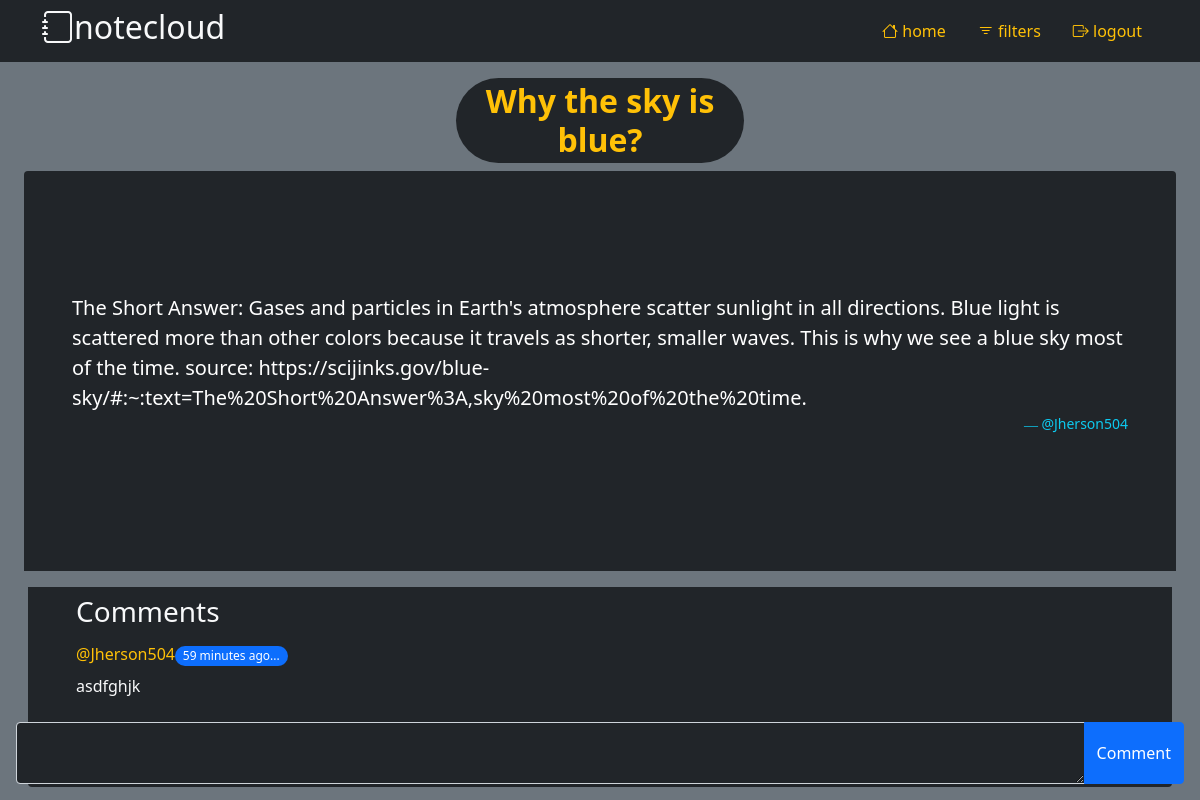
Screenshot of /view-post/1/ (signed in) with the database file from the repository.
### base/models.py (models this page shows, shortened)
class Post(models.Model):
    owner = models.ForeignKey(User, on_delete=models.SET_NULL, null=True)
    title = models.CharField(max_length=200)
    topic = models.ForeignKey(Topic, on_delete=models.SET_NULL, null=True)
    content = models.TextField()
    created = models.DateTimeField(auto_now_add=True)
    updated = models.DateTimeField(auto_now=True)
    class Meta:
        ordering = ['-created', 'title']

class Comment(models.Model):
    owner = models.ForeignKey(User, on_delete=models.SET_NULL, null=True)
    post = models.ForeignKey(Post, on_delete=models.CASCADE, null=True)
    content = models.TextField()
    created = models.DateTimeField(auto_now_add=True)
    updated = models.DateTimeField(auto_now=True)
    class Meta:
        ordering = ['-created']

### base/views.py (the view)
# urls.py: path('view-post/<str:pk>/', views.view_post, name='view-post'),
def view_post(request, pk):
    post = Post.objects.get(id=pk)
    if request.method == 'POST':
        form = request.POST
        comment = form.get('comment-input')
        if comment:
            Comment.objects.create(
                content=comment, owner=request.user, post=post).save()
    comments = Comment.objects.filter(post=post)
    context = {
        'comments': comments,
        'post': post
    }
    return render(request, 'base/post-view.html', context)

### base/templates/base/post-view.html (shortened to what this page needs)
{% extends 'base/main.html' %}
{% load static %}
{% block content %}
<link rel="stylesheet" href="{% static 'styles/post-view.css' %}">
<div class="container-fluid">
    <main id="view-body" class="container-fluid pt-3 text-white d-flex flex-column align-items-center">
        <div class="header  w-25">
            <h2 class="text-center rounded-pill bg-dark text-warning fw-bold py-1">{{post.title}}</h2>
        </div>
        <div id="content-section" class="bg-dark rounded-top overflow-auto">
            <div class="bg-dark rounded px-5">
                <p class="lead">{{post.content}}</p>
                <a href="#" class="text-decoration-none">
                    <p class="blockquote-footer bi-person text-info text-end">@{{post.owner.username}}</p>
                </a>
            </div>
        </div>
    </main>
    <section id="comments-section" class="mx-3 d-flex flex-column mt-3 bg-dark px-5 py-2 rounded-bottom overflow-auto">
        <h3 class="text-light">Comments</h3>
        {% for comment in comments %}
        <div class="my-2">
            <p class="h6 text-warning">@{{ comment.owner.username }}<span
                    class="small fw-light badge bg-primary rounded-pill">{{ comment.created|timesince }} ago...</span>
            </p>
            <p class="fw-light text-light">{{ comment.content }}</p>
        </div>
        {% endfor %}
    </section>
</div>
<aside id="comment-section" class="container-fluid p-3">
    <form method="post" action="">
        <div class="input-group">
            <textarea id="comment-input" name="comment-input" class="form-control text-white bg-dark"></textarea>
            <button for="comment-input" type="submit" class="btn btn-primary">Comment</button>
        </div>
    </form>
</aside>
{% endblock content %}

### static/styles/post-view.css (style rules this page uses)
#comment-section { position: fixed; bottom: 0; }
#comments-section { height: 25vh; }
#content-section { max-height: 50vh; min-height: 50vh; display: -webkit-box; display: -ms-flexbox; display: flex; -webkit-box-orient: vertical; -webkit-box-direction: normal; -ms-flex-direction: column; flex-direction: column; -webkit-box-pack: center; -ms-flex-pack: center; justify-content: center; }

### rows the page displays
Post: title "Why the sky is blue?", content "The Short Answer: Gases and particles in Earth's atmosphere scatter sunlight in all directions. Blue light is scattered more than other colors because it travels as shorter, smaller waves. This is why we see a blue sky most of the time. source: https://scijinks.gov/blue-sky/#:~:text=The%20Short%20Answer%3A,sky%20most%20of%20the%20time.", owner.username "Jherson504"
Comment: owner.username "Jherson504", created "59 minutes", content "asdfghjk"
